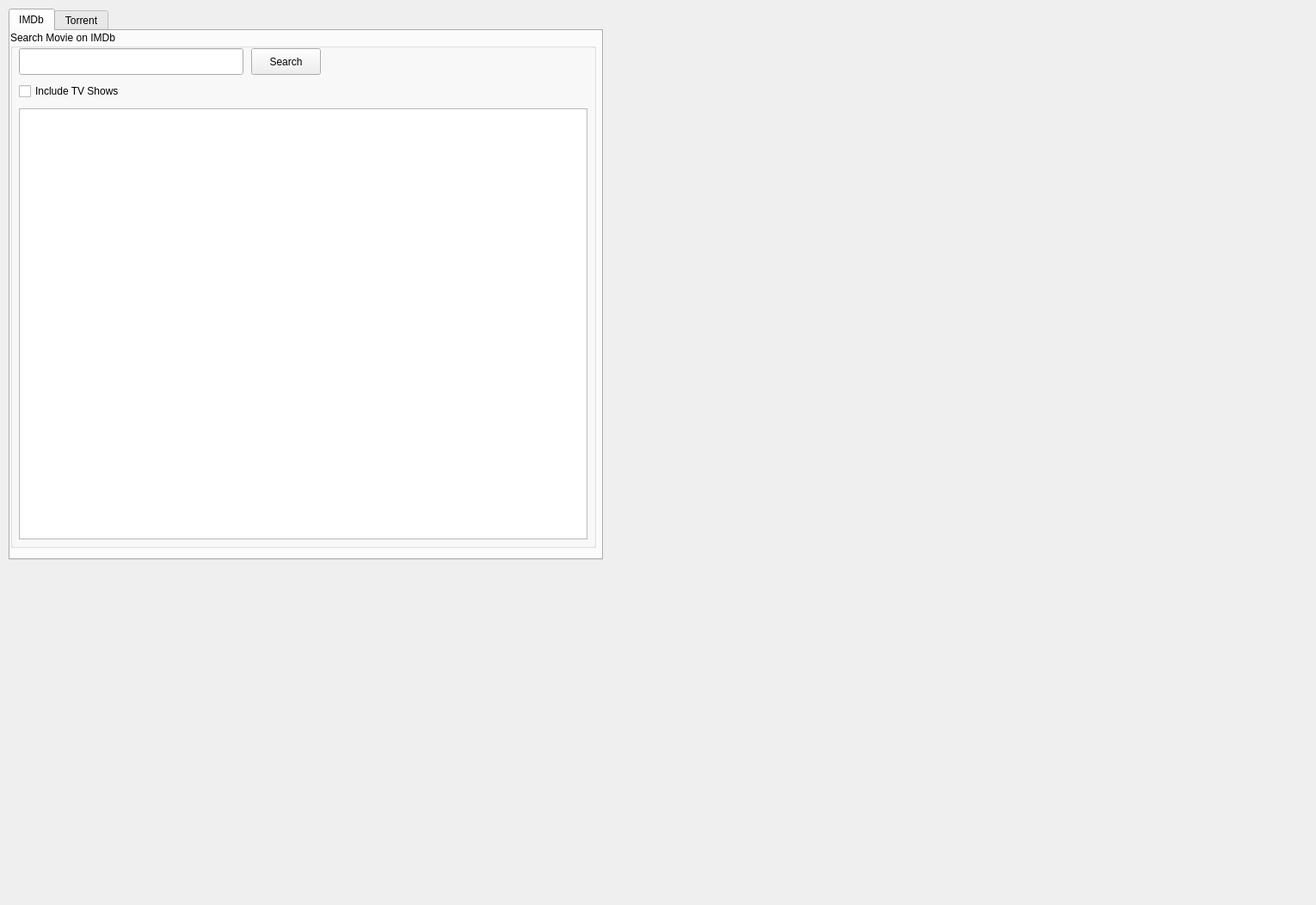
<?xml version="1.0" encoding="UTF-8"?>
<ui version="4.0">
 <class>Main</class>
 <widget class="QWidget" name="Main">
  <property name="geometry">
   <rect>
    <x>0</x>
    <y>0</y>
    <width>1530</width>
    <height>1052</height>
   </rect>
  </property>
  <property name="sizePolicy">
   <sizepolicy hsizetype="Fixed" vsizetype="Fixed">
    <horstretch>0</horstretch>
    <verstretch>0</verstretch>
   </sizepolicy>
  </property>
  <property name="windowTitle">
   <string>Movie Finder</string>
  </property>
  <widget class="QGroupBox" name="resultGroupBox">
   <property name="geometry">
    <rect>
     <x>720</x>
     <y>10</y>
     <width>801</width>
     <height>641</height>
    </rect>
   </property>
   <property name="styleSheet">
    <string notr="true">QGroupBox#resultGroupBox {border:0;}</string>
   </property>
   <property name="title">
    <string/>
   </property>
   <widget class="QWidget" name="verticalLayoutWidget_2">
    <property name="geometry">
     <rect>
      <x>0</x>
      <y>20</y>
      <width>291</width>
      <height>421</height>
     </rect>
    </property>
    <layout class="QVBoxLayout" name="verticalLayout_2">
     <property name="topMargin">
      <number>10</number>
     </property>
     <property name="rightMargin">
      <number>10</number>
     </property>
     <property name="bottomMargin">
      <number>10</number>
     </property>
     <item>
      <widget class="QLabel" name="moviePosterLabel">
       <property name="text">
        <string/>
       </property>
      </widget>
     </item>
    </layout>
   </widget>
   <widget class="QWidget" name="verticalLayoutWidget">
    <property name="geometry">
     <rect>
      <x>290</x>
      <y>20</y>
      <width>501</width>
      <height>621</height>
     </rect>
    </property>
    <layout class="QVBoxLayout" name="verticalLayout">
     <property name="topMargin">
      <number>10</number>
     </property>
     <property name="rightMargin">
      <number>10</number>
     </property>
     <property name="bottomMargin">
      <number>10</number>
     </property>
     <item>
      <widget class="QLabel" name="summaryLabel">
       <property name="text">
        <string/>
       </property>
       <property name="alignment">
        <set>Qt::AlignLeading|Qt::AlignLeft|Qt::AlignTop</set>
       </property>
       <property name="wordWrap">
        <bool>true</bool>
       </property>
      </widget>
     </item>
    </layout>
   </widget>
   <widget class="QGroupBox" name="ratingGroupBox">
    <property name="enabled">
     <bool>true</bool>
    </property>
    <property name="geometry">
     <rect>
      <x>0</x>
      <y>440</y>
      <width>291</width>
      <height>41</height>
     </rect>
    </property>
    <property name="styleSheet">
     <string notr="true">QGroupBox#ratingGroupBox {border:0;}</string>
    </property>
    <property name="title">
     <string/>
    </property>
    <property name="alignment">
     <set>Qt::AlignLeading|Qt::AlignLeft|Qt::AlignTop</set>
    </property>
    <property name="flat">
     <bool>false</bool>
    </property>
    <property name="checkable">
     <bool>false</bool>
    </property>
    <widget class="QWidget" name="layoutWidget">
     <property name="geometry">
      <rect>
       <x>0</x>
       <y>0</y>
       <width>291</width>
       <height>41</height>
      </rect>
     </property>
     <layout class="QHBoxLayout" name="horizontalLayout_3">
      <item>
       <widget class="QLabel" name="ratingImdbLogo">
        <property name="tabletTracking">
         <bool>false</bool>
        </property>
        <property name="text">
         <string/>
        </property>
        <property name="alignment">
         <set>Qt::AlignLeading|Qt::AlignLeft|Qt::AlignVCenter</set>
        </property>
        <property name="wordWrap">
         <bool>false</bool>
        </property>
       </widget>
      </item>
      <item>
       <widget class="QLabel" name="ratingLabel">
        <property name="tabletTracking">
         <bool>false</bool>
        </property>
        <property name="text">
         <string/>
        </property>
        <property name="alignment">
         <set>Qt::AlignLeading|Qt::AlignLeft|Qt::AlignVCenter</set>
        </property>
        <property name="wordWrap">
         <bool>true</bool>
        </property>
       </widget>
      </item>
      <item>
       <widget class="QLabel" name="imdbLinkLabel">
        <property name="text">
         <string/>
        </property>
        <property name="alignment">
         <set>Qt::AlignLeading|Qt::AlignLeft|Qt::AlignVCenter</set>
        </property>
        <property name="wordWrap">
         <bool>true</bool>
        </property>
        <property name="openExternalLinks">
         <bool>true</bool>
        </property>
       </widget>
      </item>
     </layout>
    </widget>
   </widget>
   <widget class="QtWaitingSpinner" name="spinnerImdb" native="true">
    <property name="geometry">
     <rect>
      <x>440</x>
      <y>-100</y>
      <width>351</width>
      <height>741</height>
     </rect>
    </property>
   </widget>
  </widget>
  <widget class="QTabWidget" name="tabWidget">
   <property name="geometry">
    <rect>
     <x>10</x>
     <y>10</y>
     <width>691</width>
     <height>641</height>
    </rect>
   </property>
   <property name="currentIndex">
    <number>0</number>
   </property>
   <widget class="QWidget" name="tabWidgetPage1">
    <attribute name="title">
     <string notr="true">IMDb</string>
    </attribute>
    <widget class="QGroupBox" name="imdbSearchGroupBox">
     <property name="geometry">
      <rect>
       <x>0</x>
       <y>0</y>
       <width>681</width>
       <height>601</height>
      </rect>
     </property>
     <property name="title">
      <string>Search Movie on IMDb</string>
     </property>
     <widget class="QLineEdit" name="searchEdit">
      <property name="geometry">
       <rect>
        <x>10</x>
        <y>20</y>
        <width>261</width>
        <height>31</height>
       </rect>
      </property>
      <property name="text">
       <string/>
      </property>
     </widget>
     <widget class="QPushButton" name="searchImdbButton">
      <property name="geometry">
       <rect>
        <x>280</x>
        <y>20</y>
        <width>81</width>
        <height>31</height>
       </rect>
      </property>
      <property name="text">
       <string>Search</string>
      </property>
      <property name="autoDefault">
       <bool>true</bool>
      </property>
      <property name="default">
       <bool>false</bool>
      </property>
     </widget>
     <widget class="QListView" name="imdbResultListView">
      <property name="geometry">
       <rect>
        <x>10</x>
        <y>90</y>
        <width>661</width>
        <height>501</height>
       </rect>
      </property>
      <property name="editTriggers">
       <set>QAbstractItemView::NoEditTriggers</set>
      </property>
     </widget>
     <widget class="QCheckBox" name="seriesCheckBox">
      <property name="geometry">
       <rect>
        <x>10</x>
        <y>60</y>
        <width>131</width>
        <height>20</height>
       </rect>
      </property>
      <property name="text">
       <string>Include TV Shows</string>
      </property>
     </widget>
    </widget>
   </widget>
   <widget class="QWidget" name="tabWidgetPage2">
    <attribute name="title">
     <string>Torrent</string>
    </attribute>
    <widget class="QGroupBox" name="torrentSearchGroupBox">
     <property name="geometry">
      <rect>
       <x>0</x>
       <y>0</y>
       <width>681</width>
       <height>601</height>
      </rect>
     </property>
     <property name="title">
      <string>First select a movie from IMDb</string>
     </property>
     <widget class="QPushButton" name="torrentSearchButton">
      <property name="geometry">
       <rect>
        <x>20</x>
        <y>20</y>
        <width>341</width>
        <height>31</height>
       </rect>
      </property>
      <property name="text">
       <string>Search</string>
      </property>
      <property name="autoDefault">
       <bool>true</bool>
      </property>
      <property name="default">
       <bool>true</bool>
      </property>
     </widget>
     <widget class="QCheckBox" name="jackettCheckBox">
      <property name="geometry">
       <rect>
        <x>80</x>
        <y>60</y>
        <width>101</width>
        <height>22</height>
       </rect>
      </property>
      <property name="text">
       <string>Jackett API</string>
      </property>
      <property name="checked">
       <bool>true</bool>
      </property>
     </widget>
     <widget class="QCheckBox" name="ytsCheckBox">
      <property name="geometry">
       <rect>
        <x>20</x>
        <y>60</y>
        <width>61</width>
        <height>22</height>
       </rect>
      </property>
      <property name="text">
       <string>YTS</string>
      </property>
      <property name="checked">
       <bool>true</bool>
      </property>
     </widget>
     <widget class="QListView" name="torrentResultListView">
      <property name="geometry">
       <rect>
        <x>10</x>
        <y>90</y>
        <width>661</width>
        <height>231</height>
       </rect>
      </property>
      <property name="editTriggers">
       <set>QAbstractItemView::NoEditTriggers</set>
      </property>
     </widget>
     <widget class="QPushButton" name="torrentSendButton">
      <property name="enabled">
       <bool>true</bool>
      </property>
      <property name="geometry">
       <rect>
        <x>230</x>
        <y>550</y>
        <width>131</width>
        <height>41</height>
       </rect>
      </property>
      <property name="text">
       <string>Download</string>
      </property>
     </widget>
     <widget class="QLabel" name="torrentInfoLabel">
      <property name="geometry">
       <rect>
        <x>10</x>
        <y>340</y>
        <width>341</width>
        <height>201</height>
       </rect>
      </property>
      <property name="text">
       <string/>
      </property>
      <property name="alignment">
       <set>Qt::AlignLeading|Qt::AlignLeft|Qt::AlignTop</set>
      </property>
      <property name="wordWrap">
       <bool>true</bool>
      </property>
     </widget>
     <widget class="QtWaitingSpinner" name="spinnerTorrent" native="true">
      <property name="geometry">
       <rect>
        <x>10</x>
        <y>90</y>
        <width>661</width>
        <height>231</height>
       </rect>
      </property>
     </widget>
     <widget class="QLabel" name="torrentUrlLabel">
      <property name="geometry">
       <rect>
        <x>20</x>
        <y>500</y>
        <width>341</width>
        <height>41</height>
       </rect>
      </property>
      <property name="text">
       <string/>
      </property>
      <property name="alignment">
       <set>Qt::AlignLeading|Qt::AlignLeft|Qt::AlignTop</set>
      </property>
      <property name="wordWrap">
       <bool>true</bool>
      </property>
      <property name="openExternalLinks">
       <bool>true</bool>
      </property>
     </widget>
     <widget class="QPushButton" name="settingsButton">
      <property name="enabled">
       <bool>true</bool>
      </property>
      <property name="geometry">
       <rect>
        <x>80</x>
        <y>550</y>
        <width>131</width>
        <height>41</height>
       </rect>
      </property>
      <property name="text">
       <string>Host Settings</string>
      </property>
     </widget>
    </widget>
   </widget>
  </widget>
 </widget>
 <customwidgets>
  <customwidget>
   <class>QtWaitingSpinner</class>
   <extends>QWidget</extends>
   <header location="global">waitingspinnerwidget</header>
   <container>1</container>
  </customwidget>
 </customwidgets>
 <resources/>
 <connections/>
</ui>
